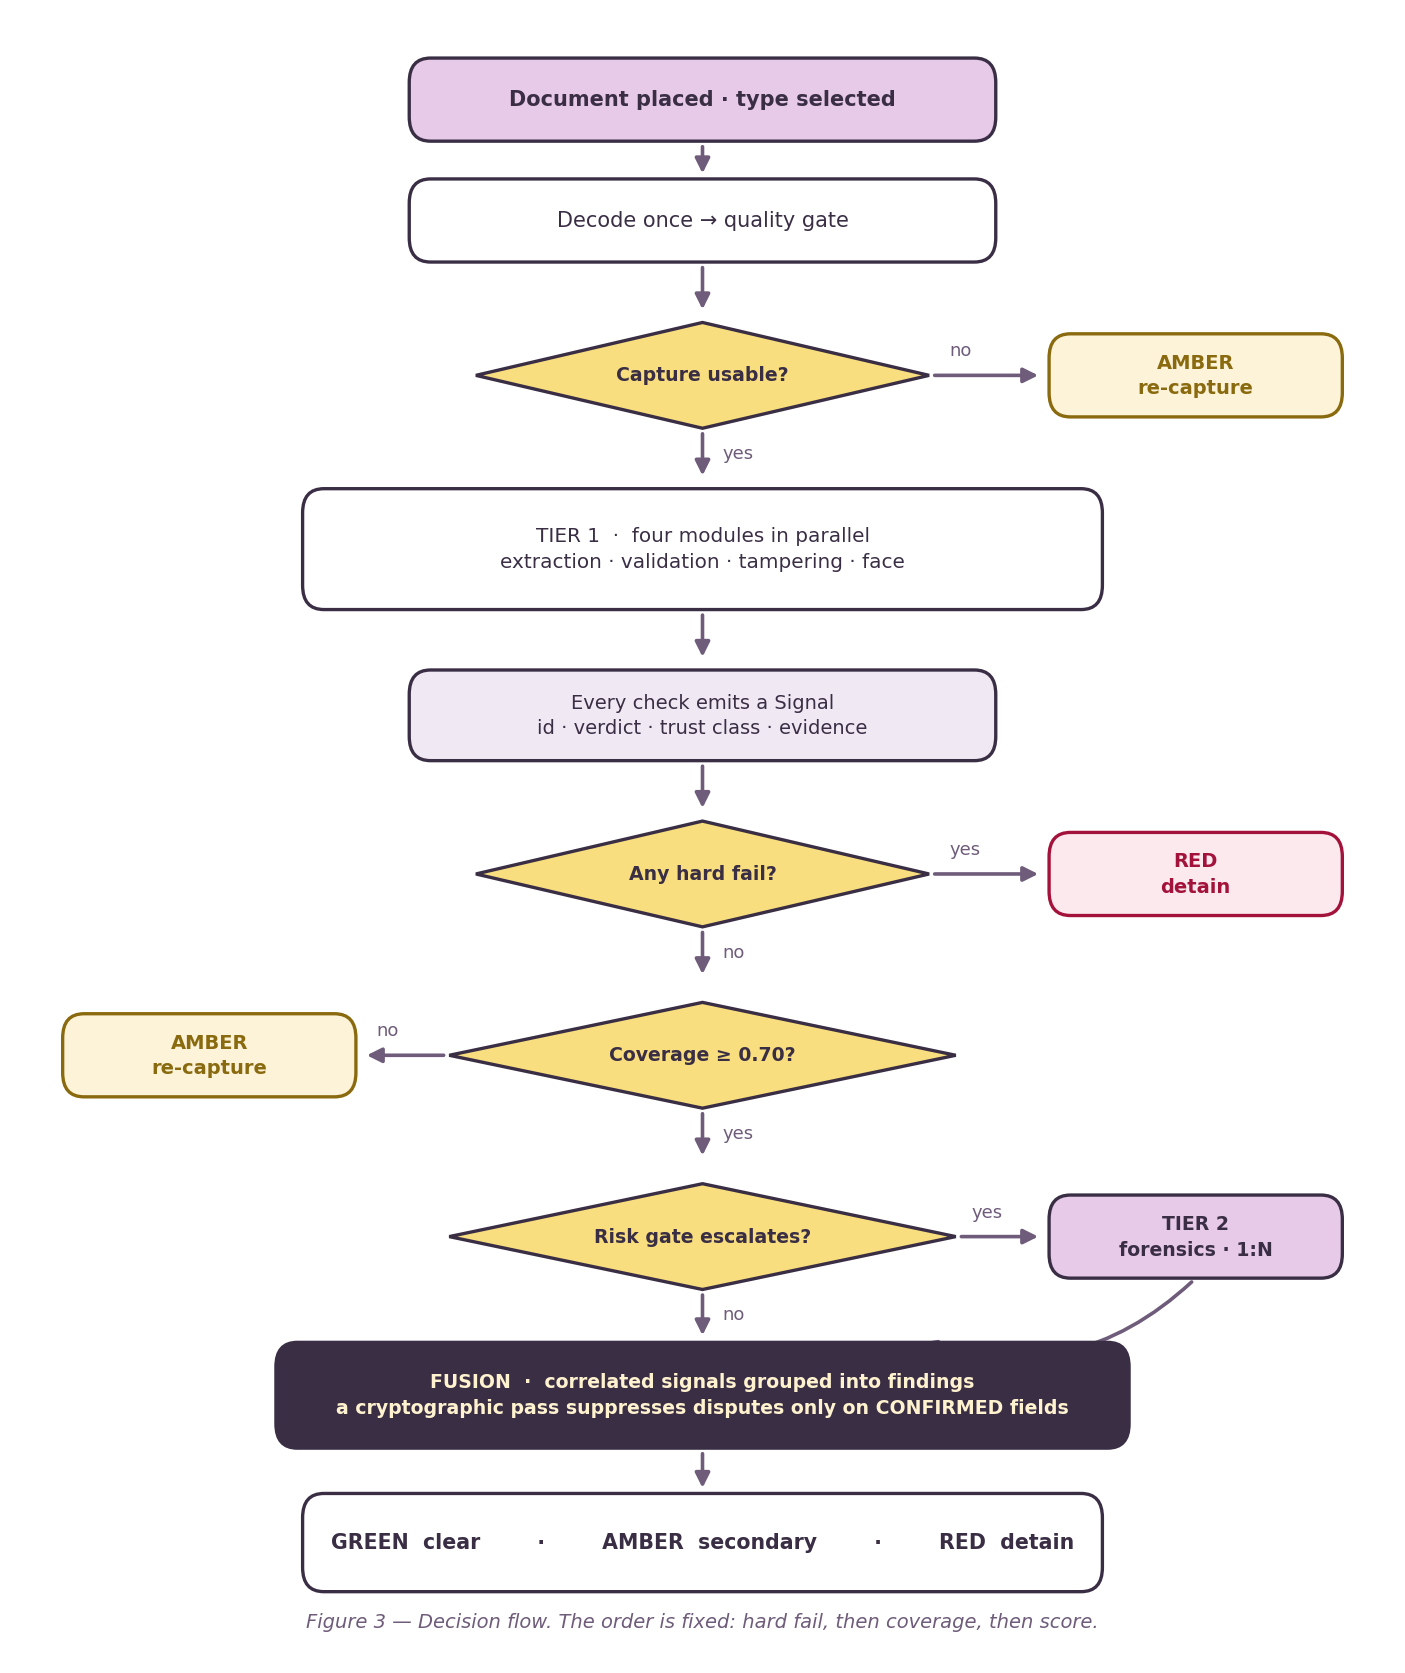

Python code for this plot:
import sys, os; sys.path.insert(0, os.path.dirname(os.path.abspath(__file__)))
from _style import *
from matplotlib.patches import Polygon

fig, ax = canvas(8.6, 10.4, ylo=-6)

def diamond(x, y, w, h, text, size=6.8):
    ax.add_patch(Polygon([[x, y + h/2], [x + w/2, y + h], [x + w, y + h/2],
                          [x + w/2, y]], closed=True, facecolor=GUILLOCHE,
                         edgecolor=INTAGLIO, lw=1.2, zorder=2))
    ax.text(x + w/2, y + h/2, text, ha="center", va="center", fontsize=size,
            color=INTAGLIO, weight="bold", zorder=3, linespacing=1.4)

AMBER_F, AMBER_E = "#fdf3d9", SECONDARY
RED_F, RED_E = "#fbe9ee", DETAIN

box(ax, 28, 93, 44, 5.5, "Document placed · type selected", fill=BLOOM, size=7.5, weight="bold")
arrow(ax, 50, 93, 50, 90.5)
box(ax, 28, 85, 44, 5.5, "Decode once → quality gate", size=7.5)
arrow(ax, 50, 85, 50, 81.5)

diamond(33, 74, 34, 7, "Capture usable?")
arrow(ax, 67, 77.5, 75.6, 77.5); ax.text(68.5, 78.8, "no", fontsize=6.5, color=IRIS_INK)
box(ax, 76, 74.75, 22, 5.5, "AMBER\nre-capture", fill=AMBER_F, edge=AMBER_E, fg=AMBER_E, size=7, weight="bold")
arrow(ax, 50, 74, 50, 70.5); ax.text(51.5, 72, "yes", fontsize=6.5, color=IRIS_INK)

box(ax, 20, 62, 60, 8, "TIER 1  ·  four modules in parallel\nextraction · validation · tampering · face", size=7.2)
arrow(ax, 50, 62, 50, 58.5)
box(ax, 28, 52, 44, 6, "Every check emits a Signal\nid · verdict · trust class · evidence", fill="#f0e8f3", size=7)
arrow(ax, 50, 52, 50, 48.5)

diamond(33, 41, 34, 7, "Any hard fail?")
arrow(ax, 67, 44.5, 75.6, 44.5); ax.text(68.5, 45.8, "yes", fontsize=6.5, color=IRIS_INK)
box(ax, 76, 41.75, 22, 5.5, "RED\ndetain", fill=RED_F, edge=RED_E, fg=RED_E, size=7, weight="bold")
arrow(ax, 50, 41, 50, 37.5); ax.text(51.5, 39, "no", fontsize=6.5, color=IRIS_INK)

diamond(31, 29, 38, 7, "Coverage ≥ 0.70?")
arrow(ax, 31, 32.5, 24.4, 32.5); ax.text(25.5, 33.8, "no", fontsize=6.5, color=IRIS_INK)
box(ax, 2, 29.75, 22, 5.5, "AMBER\nre-capture", fill=AMBER_F, edge=AMBER_E, fg=AMBER_E, size=7, weight="bold")
arrow(ax, 50, 29, 50, 25.5); ax.text(51.5, 27, "yes", fontsize=6.5, color=IRIS_INK)

diamond(31, 17, 38, 7, "Risk gate escalates?")
arrow(ax, 69, 20.5, 75.6, 20.5); ax.text(70.2, 21.8, "yes", fontsize=6.5, color=IRIS_INK)
box(ax, 76, 17.75, 22, 5.5, "TIER 2\nforensics · 1:N", fill=BLOOM, size=6.8, weight="bold")
arrow(ax, 87, 17.75, 66, 13.6, rad=-0.3)
arrow(ax, 50, 17, 50, 13.6); ax.text(51.5, 15, "no", fontsize=6.5, color=IRIS_INK)

box(ax, 18, 6.5, 64, 7,
    "FUSION  ·  correlated signals grouped into findings\na cryptographic pass suppresses disputes only on CONFIRMED fields",
    fill=INTAGLIO, fg=PAPER, size=6.8, weight="bold")
arrow(ax, 50, 6.5, 50, 3.5)
box(ax, 20, -3, 60, 6.5,
    "GREEN  clear        ·        AMBER  secondary        ·        RED  detain",
    fill=WHITE, size=7.4, weight="bold")

caption(ax, "Figure 3 — Decision flow. The order is fixed: hard fail, then coverage, then score.", y=-5.6)
save(fig, "fig3_flowchart.png")
